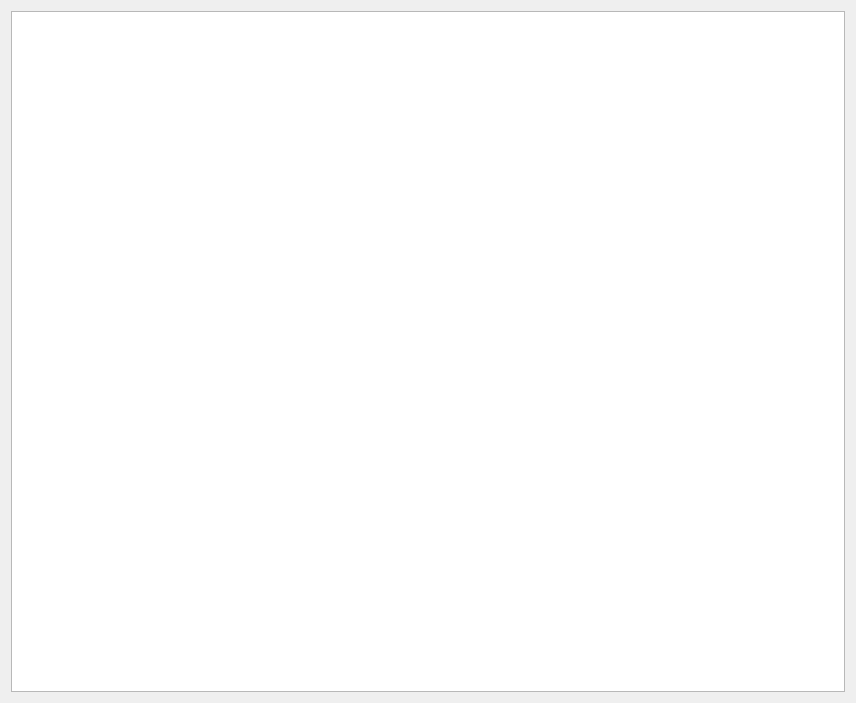
<?xml version="1.0" encoding="UTF-8"?>
<ui version="4.0">
 <class>Form</class>
 <widget class="QWidget" name="Form">
  <property name="enabled">
   <bool>true</bool>
  </property>
  <property name="geometry">
   <rect>
    <x>0</x>
    <y>0</y>
    <width>856</width>
    <height>703</height>
   </rect>
  </property>
  <property name="sizePolicy">
   <sizepolicy hsizetype="Fixed" vsizetype="Fixed">
    <horstretch>0</horstretch>
    <verstretch>0</verstretch>
   </sizepolicy>
  </property>
  <property name="windowTitle">
   <string>Form</string>
  </property>
  <layout class="QVBoxLayout" name="verticalLayout">
   <item>
    <layout class="QHBoxLayout" name="horizontalLayout_3">
     <item>
      <widget class="QTextEdit" name="textEditInfo">
       <property name="readOnly">
        <bool>true</bool>
       </property>
      </widget>
     </item>
    </layout>
   </item>
  </layout>
 </widget>
 <resources/>
 <connections/>
</ui>
